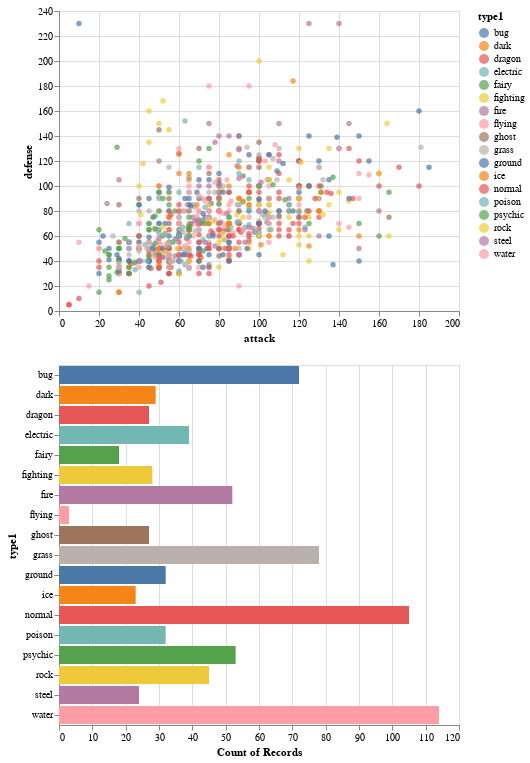

Notebook source saved alongside this figure:
### Markdown cell above
### Description:

- Here you can play yourself with the data. You can adjust perplexity and learning rate of a TSNE-Clustering algorithm.
- The colors represent the different types of pokemon.

___

### Code cell
select = alt.selection(type='interval')
values = alt.Chart(df).mark_point(filled=True).encode(
    x='attack:Q',
    y='defense:Q',
    color=alt.condition(select, 'type1:N', alt.value('lightgray'))
).add_selection(
    select
)
bars = alt.Chart(df).mark_bar().encode(
    y='type1:N',
    color='type1:N',
    x='count(type1):Q'
).transform_filter(
    select
)
values & bars

### Figure 1 — Vega-Lite specification as saved in the notebook (floating-point values rounded to 4 significant figures; data arrays with more than 128 entries replaced by an {"elided": "..."} marker saying what was removed)
{"config": {"view": {"continuousWidth": 400, "continuousHeight": 300}}, "vconcat": [{"mark": {"type": "point", "filled": true}, "encoding": {"color": {"condition": {"field": "type1", "type": "nominal", "selection": "selector006"}, "value": "lightgray"}, "x": {"field": "attack", "type": "quantitative"}, "y": {"field": "defense", "type": "quantitative"}}, "selection": {"selector006": {"type": "interval"}}}, {"mark": "bar", "encoding": {"color": {"field": "type1", "type": "nominal"}, "x": {"aggregate": "count", "field": "type1", "type": "quantitative"}, "y": {"field": "type1", "type": "nominal"}}, "transform": [{"filter": {"selection": "selector006"}}]}], "data": {"name": "data-89e207c2558e654792cf7f0542b12f26"}, "$schema": "https://vega.github.io/schema/vega-lite/v4.17.0.json", "datasets": {"data-89e207c2558e654792cf7f0542b12f26": {"elided": "801 records"}}}
